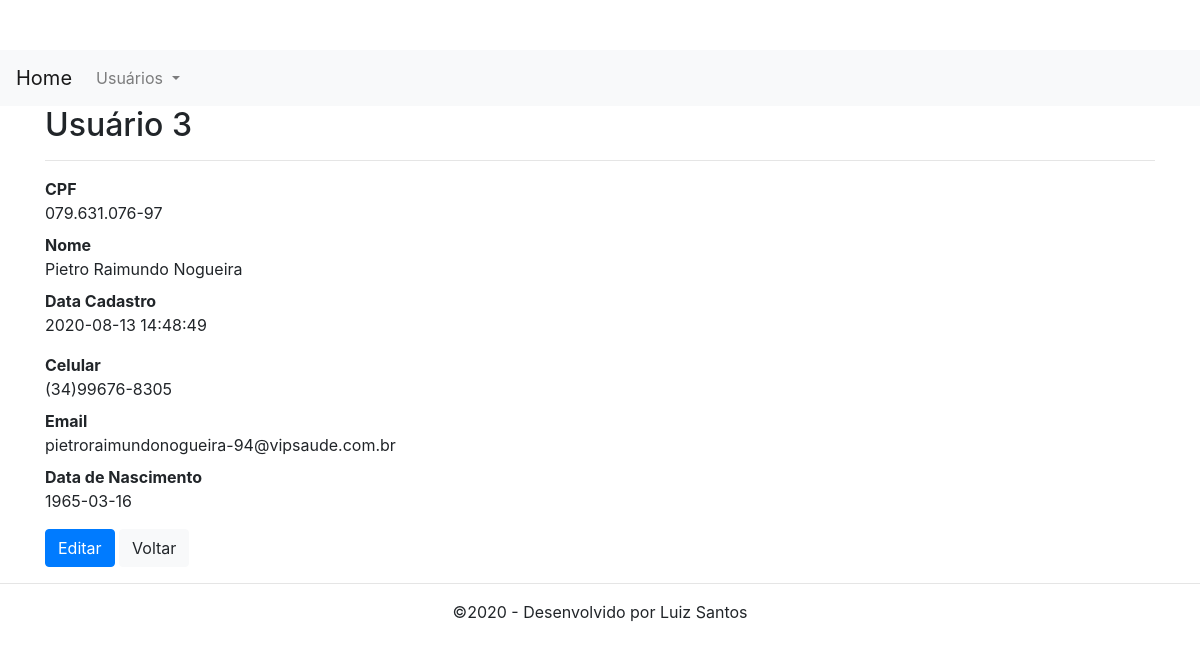
Screenshot of /user/view.php?id=3 with the database file from the repository.
### tables this page shows
CREATE TABLE user(
	id_user int not null primary key auto_increment,
    cpf varchar (14) not null,
	name_full varchar(255) not null,
	email varchar(100) not null,
    cellphone varchar(25),
    datanasc date,
	created timestamp default current_timestamp,
    modified date 
);

### inc/database.php (called while the page is built, shortened)
<?php
function find( $table = null, $id = null){
    $database = open_database();
    $found = null;
    try{
        if ($id) {
            $sql = "SELECT * FROM " .$table . " WHERE id_user = " . $id;
            $result = $database->query($sql);
            if ($result->num_rows > 0) {
                $found = $result->fetch_assoc();
            }
        } else{
            $sql = "SELECT * FROM " . $table;
            $result = $database->query($sql);
            if ($result->num_rows > 0) {
                $found = $result->fetch_all(MYSQLI_ASSOC);
            }
        }
    } catch (Exception $e) {
        $_SESSION['mesage'] = $e->GetMessage();
        $_SESSION['type'] = 'danger';
    }
    return $found;
}
function open_database() {
    try {
            $conn = new mysqli(DB_HOST, DB_USER, DB_PASSWORD, DB_NAME);
            return $conn;
    } catch (Exception $e) {
        echo $e->GetMessage();
        return null;
    }
}
?>

### user/functions.php (called while the page is built, shortened)
<?php
function view($id = null) {
    $user = find('user', $id);
}

### user/view.php (the view, shortened to what this page needs)
<?php
    require_once('functions.php');
    view($_GET['id']);
?>
<h2>Usuário <?php echo $user['id_user']; ?></h2>
<hr>
<dl class="dl-horizontal">
    <dt>CPF</dt>
    <dd><?php echo $user['cpf']; ?></dd>
    <dt>Nome</dt>
    <dd><?php echo $user['name_full']; ?></dd>
    <dt>Data Cadastro</dt>
    <dd><?php echo $user['created']; ?></dd>
</dl>
<dl class="dl-horizontal">
    <dt>Celular</dt>
    <dd><?php echo $user['cellphone']; ?></dd>
    <dt>Email</dt>
    <dd><?php echo $user['email']; ?></dd>
    <dt>Data de Nascimento</dt>
    <dd><?php echo $user['datanasc']; ?></dd>
</dl>
<div id="actions" class="row">
    <div class="col-md-12">
        <a href="edit.php?id=<?php echo $user['id_user']; ?>" class="btn btn-primary">Editar</a>
        <a href="index.php" class="btn btn-light">Voltar</a>
    </div>
</div>

### inc/header.php (style rules this page uses)
body { padding-top: 50px; padding-bottom: 20px; }

### rows the page displays
user: id_user "3", cpf "079.631.076-97", name_full "Pietro Raimundo Nogueira", created "2020-08-13 14:48:49", cellphone "(34)99676-8305", email "pietroraimundonogueira-94@vipsaude.com.br", datanasc "1965-03-16"
